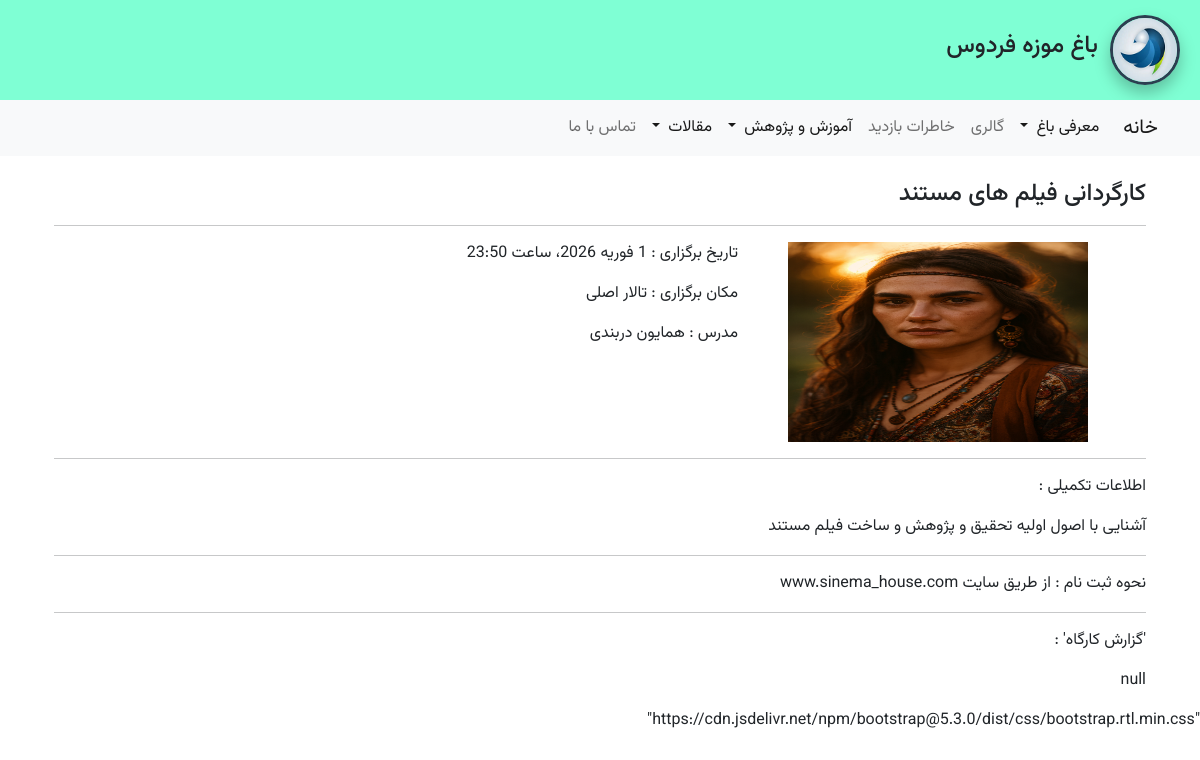
/workshop/workshop_detaile/1/, run on an earlier commit of the app's database.
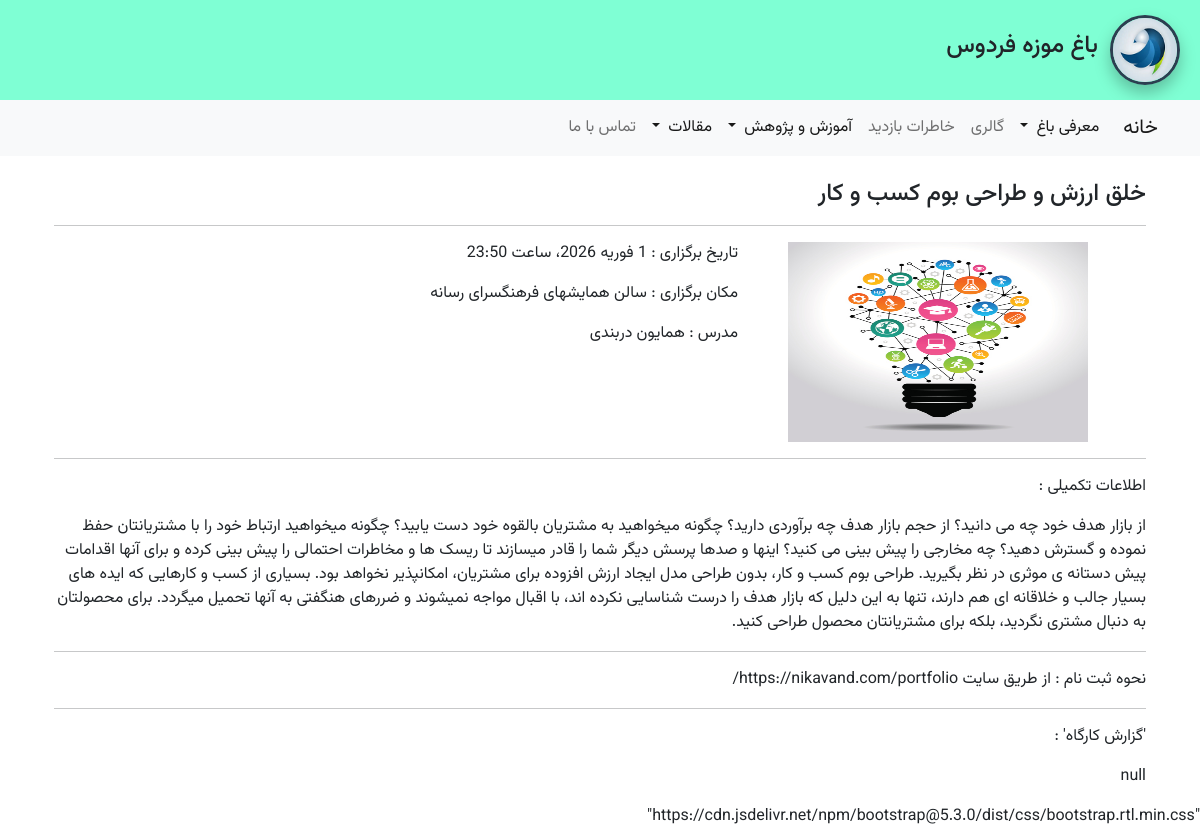
And on a later commit of the database.
### apps/workshop/models.py (models this page shows, shortened)
class Workshop (models.Model):
    id = models.AutoField(primary_key=True , verbose_name='کد کارگاه')
    title = models.CharField(max_length=200 , verbose_name='عنوان کارگاه')
    main_image = models.ImageField(upload_to=workshop_image_path, verbose_name='تصویر اصلی')
    date_event = models.DateTimeField(default=timezone.now , verbose_name='تاریخ و زمان برگزاری ')
    location = models.CharField(max_length=200 , verbose_name='مکان برگزاری')
    teacher = models.CharField(max_length=200 , verbose_name='مدرس')
    description = models.TextField(verbose_name='اطلاعات کارگاه ')
    register_way = models.TextField(verbose_name='نحوه ثبت نام')
    report_text = models.TextField(default='null' , null=True , verbose_name='متن گزارش کارگاه ')
    num_of_visit = models.IntegerField(default=0 , verbose_name='تعداد بازدید از گزارش')
    register_date = models.DateTimeField(default=timezone.now , verbose_name='تاریخ ثبت')
    is_active = models.BooleanField(default=False , verbose_name='وضعیت فعال / غیر فعال')
    workshop_statue = models.ForeignKey(WorkshopStatus , on_delete=models.CASCADE , verbose_name='وضعیت کارگاه')
    class Meta:
        verbose_name = 'کارگاه'
        verbose_name_plural = 'کارگاهها'
        db_table = ''

### apps/workshop/views.py (the view)
# urls.py: path('workshop_detaile/<int:id>/',views.workshop_detaile , name='workshop_detaile'),
def workshop_detaile(request,id):
    workshop_detaile = Workshop.objects.get(id=id)
    context = {
        'workshop_detaile': workshop_detaile
    }
    return render (request , 'workshop_app/workshop_detaile.html', context)

### apps/main/views.py (called while the page is built)
def media_admin(request):
    return {'media_url':settings.MEDIA_URL,}

### templates/workshop_app/workshop_detaile.html (shortened to what this page needs)
{% extends 'base.html' %}
{% block content %}
    <div class="container">
        <div class="caption">
            <h4>{{workshop_detaile.title}}</h4>
        </div>
        <hr>
       <section class="row g-3" style="margin-right: 50px; ">
                <div class="col-md-4">
                    <img src="{{workshop_detaile.main_image.url}}" alt="" class="img-300">
                </div>
                <div class="col-md-8">
                    <p>تاریخ برگزاری : {{workshop_detaile.date_event}}</p>
                    <p>مکان برگزاری : {{workshop_detaile.location }}</p>
                    <p>مدرس : {{workshop_detaile.teacher }}</p>
                </div>
       </section>
       <hr>
        <div>
            <p>اطلاعات تکمیلی  : </p>
            <p>{{workshop_detaile.description }}</p>
        </div>
        <hr>
        <div>
            <p style="text-align: justify;">نحوه ثبت نام : {{workshop_detaile.register_way }}</p>
        </div>
        <hr>
        <div>
        <p>'گزارش کارگاه' : </p>
        <p style="text-align: justify;">{{workshop_detaile.report_text }}</p>
        </div>
    </div>
{% endblock content %}

What changed in the data, as far as the page shows it:
changed Workshop "همایون دربندی": title "کارگردانی فیلم های مستند" → "خلق ارزش و طراحی بوم کسب و کار"; main_image: a different picture; location "تالار اصلی" → "سالن همایشهای فرهنگسرای رسانه"; description "آشنایی با اصول اولیه تحقیق و پژوهش و ساخت فیلم مستند" → "از بازار هدف خود چه می دانید؟ از حجم بازار هدف چه برآوردی دارید؟ چگونه میخواهید به مشتریان بالقوه خود دست یابید؟ چگونه میخواهید ارتباط خود را با مشتریانتان حفظ نموده و گسترش دهید؟ چه مخارجی را پیش بینی می کنید؟ اینها و صدها پرسش دیگر شما را قادر میسازند تا ریسک ها و مخاطرات احتمالی را پیش بینی کرده و برای آنها اقدامات پیش دستانه ی موثری در نظر بگیرید. طراحی بوم کسب و کار، بدون طراحی مدل ایجاد ارزش افزوده برای مشتریان، امکانپذیر نخواهد بود. بسیاری از کسب و کارهایی که ایده های بسیار جالب و خلاقانه ای هم دارند، تنها به این دلیل که بازار هدف را درست شناسایی نکرده اند، با اقبال مواجه نمیشوند و ضررهای هنگفتی به آنها تحمیل میگردد. برای محصولتان به دنبال مشتری نگردید، بلکه برای مشتریانتان محصول…"; register_way "از طریق سایت www.sinema_house.com" → "از طریق سایت https://nikavand.com/portfolio/"
